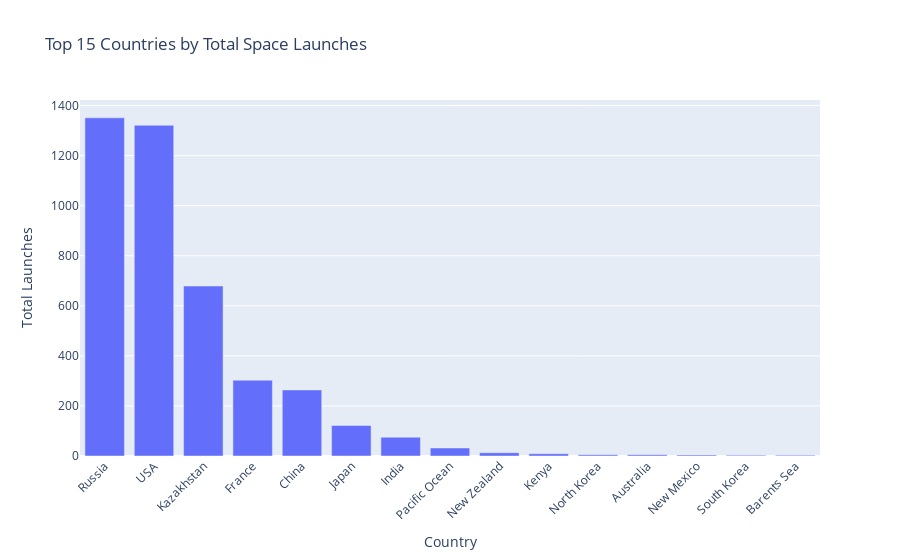

Write notebook code for a chart like this one.
### Code cell
import plotly.express as px

fig2 = px.bar(
    launches_by_country.head(15),
    x='Country',
    y='Total_Launches',
    title='Top 15 Countries by Total Space Launches'
)
fig2.update_layout(xaxis_title='Country', yaxis_title='Total Launches', xaxis_tickangle=-45)
fig2.show()

### Figure 1 — Plotly figure (JSON) as saved in the notebook; plotly's stock layout.template omitted (floating-point values rounded to 4 significant figures)
{"data": [{"hovertemplate": "Country=%{x}<br>Total_Launches=%{y}<extra></extra>", "legendgroup": "", "marker": {"color": "#636efa", "pattern": {"shape": ""}}, "name": "", "orientation": "v", "showlegend": false, "textposition": "auto", "type": "bar", "x": ["Russia", "USA", "Kazakhstan", "France", "China", "Japan", "India", "Pacific Ocean", "New Zealand", "Kenya", "North Korea", "Australia", "New Mexico", "South Korea", "Barents Sea"], "xaxis": "x", "y": [1351, 1321, 679, 303, 264, 122, 75, 32, 13, 9, 5, 5, 4, 3, 3], "yaxis": "y"}], "layout": {"barmode": "relative", "legend": {"tracegroupgap": 0}, "title": {"text": "Top 15 Countries by Total Space Launches"}, "xaxis": {"anchor": "y", "domain": [0, 1], "tickangle": -45, "title": {"text": "Country"}}, "yaxis": {"anchor": "x", "domain": [0, 1], "title": {"text": "Total Launches"}}}}
